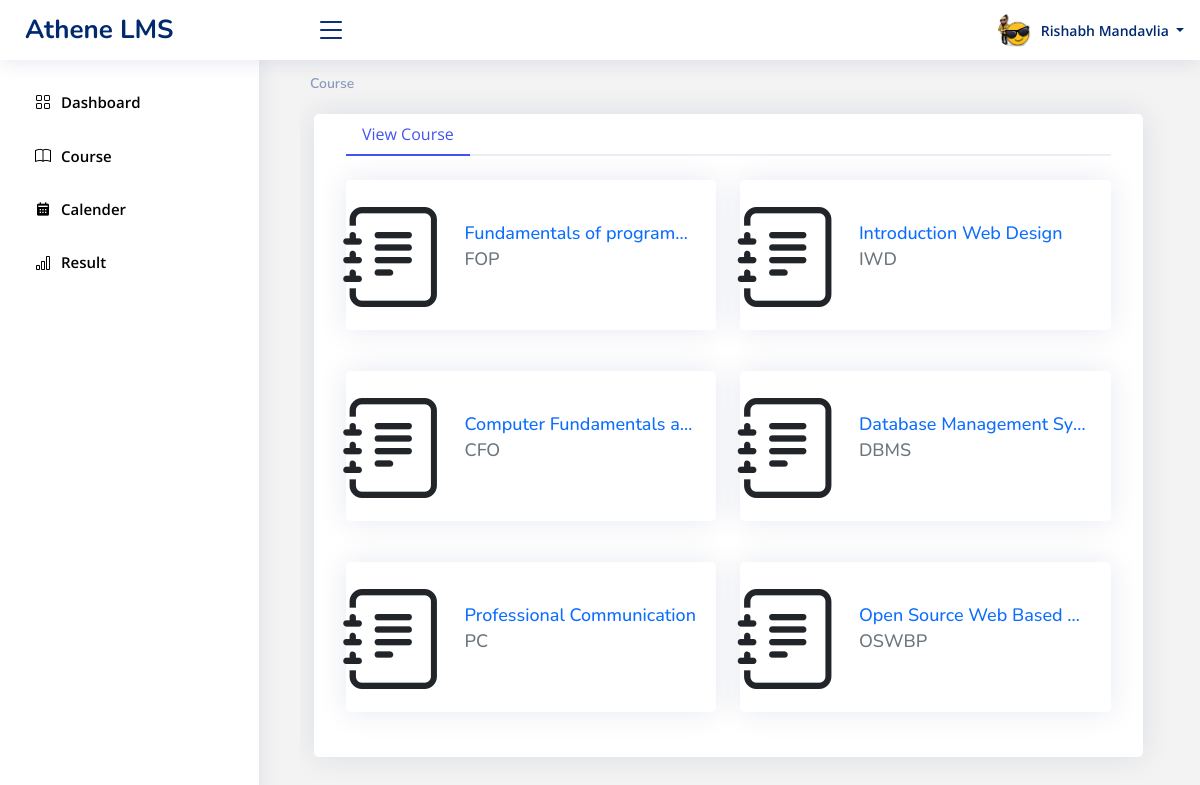
The page /ALMS/course/course_student.php (signed in) on the database its author committed.
### tables this page shows
CREATE TABLE `student` (
  `stud_id` varchar(15) NOT NULL,
  `stud_name` varchar(50) NOT NULL,
  `stud_contact_no` char(10) NOT NULL,
  `stud_gender` char(1) NOT NULL,
  `stud_email` varchar(55) NOT NULL,
  `stud_semester` int NOT NULL,
  `stud_password` varchar(30) NOT NULL,
  `stud_suspend` tinyint(1) DEFAULT NULL,
  `stud_profile_image` varchar(255) NOT NULL
);

CREATE TABLE `course_student` (
  `cse_id` int NOT NULL,
  `stud_id` varchar(15) NOT NULL
);

CREATE TABLE `course` (
  `cse_id` int NOT NULL,
  `cse_full_name` varchar(100) NOT NULL,
  `cse_short_name` varchar(10) DEFAULT NULL,
  `cse_desc` varchar(1000) DEFAULT NULL,
  `cse_start_date` date NOT NULL,
  `cse_end_date` date DEFAULT NULL,
  `cse_semester` int NOT NULL,
  `cse_image` varchar(200) DEFAULT NULL,
  `cat_id` int DEFAULT NULL
);

### ALMS/course/course_student.php (the view, shortened to what this page needs)
<!DOCTYPE html>
<html lang="en">
<head>
    <?php include "../css.php"; ?>
    <link href="../assets/css/style.css" rel="stylesheet">
</head>
<body>
<?php
    require_once "../sidebar.php";
    require_once "../header.php";
    ?>
    <main id="main" class="main overflow-hidden">
        <div class="pagetitle">
            <nav>
                <ol class="breadcrumb">
                    <li class="breadcrumb-item active"><a href="#">Course</a></li>
                </ol>
            </nav>
        </div>
        <div class="row">
            <div class="card ms-3 col-11 m-1 ">
                <div class="card-body">
                    <ul class="nav nav-tabs nav-tabs-bordered" id="borderedTab" role="tablist">
                        <li class="nav-item" role="presentation">
                            <button class="nav-link active" id="home-tab" data-bs-toggle="tab"
                                data-bs-target="#bordered-home" type="button" role="tab" aria-controls="home"
                                aria-selected="true">View Course</button>
                        </li>
                    </ul>
                    <div class="tab-content pt-2" id="borderedTabContent">
                        <div class="tab-pane fade show active" id="bordered-home" role="tabpanel"
                            aria-labelledby="home-tab">
                            <?php
                            $sql = "SELECT * FROM course, course_student, student where course.cse_id = course_student.cse_id and course_student.stud_id = student.stud_id and student.stud_id = '{$_SESSION['userid']}';";
                            $result = mysqli_query($conn, $sql);
                            if (!empty($result->num_rows) && $result->num_rows > 0) {
                                $i = 1;
                                while ($row = mysqli_fetch_assoc($result)) {
                                    if ($i % 2 == 1) {
                                        echo "<div class='row mt-3'>";
                                    }
                                    if (empty($row['cse_image'])) {
                                        $image = "<i class='bi bi-journal-text text-dark' style='font-size:100px;padding-left:20px;'></i>";
                                    } else {
                                        $image = "<img src='{$row['cse_image']}' width='100px' alt='{$row['cse_full_name']}'>";
                                    }
                                    echo "
                                    <div class='col-lg-6 col-md-6 col-sm-12 col-xs-12'>
                                    <div class='card card-hover'>
                                        <div class='filter'></div>
                                        <div class='row no-gutters'>
                                            <div class='col-lg-3 col-md-3 col-sm-3 col-xs-3 d-flex justify-content-center align-items-center'>
                                                <div class='card-icon'>
                                                    $image
                                                </div>
                                            </div>
                                            <div class='col-lg-9 col-md-9 col-sm-9 col-xs-9'>
                                                <div class='card-body'>
                                                    <h5 class='card-title'></h5>
                                                    <h5 class='place-card__content_header'>
                                                        <a href='course_view.php?cseId={$row['cse_id']}'>
                                                            <p class='text-primary place-title mb-1'>{$row['cse_full_name']}</p>
                                                            <p class='text-secondary text-truncate mb-1'>{$row['cse_short_name']}</p>
                                                        </a>
                                                    </h5>
                                                </div>
                                            </div>
                                        </div>
                                    </div>
                                </div>
                                 ";
                                    if ($i % 2 == 0) {
                                        echo "</div>";
                                    }
                                    $i++;
                                }
                            } else {
                                echo "<h5 class='text-secondary my-3 text-center'>No courses are available</h5>";
                            }
                            ?>
                        </div>
                    </div>
                </div>
            </div>
        </div>
    </main>
</body>
</html>

### ALMS/header.php (shortened to what this page needs)
<?php
$conn = mysqli_connect("localhost", "root", "", "athene_lms");
$userid = $_SESSION['userid'];
$usertype = $_SESSION['usertype'];
$table = strtolower($usertype);
switch ($usertype) {
    case "Student":
        $id_column = "stud_id";
        $image_column = "stud_profile_image";
        break;
}
$query = "SELECT $image_column as image_path FROM $table WHERE $id_column = '$userid'";
$result = mysqli_query($conn, $query);
$image_path = $result->fetch_assoc()['image_path'];
if ($_SESSION['usertype'] == "Admin") {
    ?>
    <header id="header" class="header fixed-top d-flex align-items-center">
        <div class="d-flex align-items-center justify-content-between">
            <a href="#" class="logo d-flex align-items-center">
                <span class="d-none d-lg-block">Athene LMS</span>
            </a>
            <i class="bi bi-list toggle-sidebar-btn"></i>
        </div>
        <nav class="header-nav ms-auto">
            <ul class="d-flex align-items-center">
                <li class="nav-item dropdown pe-3">
                    <a class="nav-link nav-profile d-flex align-items-center pe-0" href="#" data-bs-toggle="dropdown">
                        <img src="<?= $image_path ?>" class="adminImage rounded-circle" alt="Profile">
                        <span class="d-none d-md-block dropdown-toggle ps-2">
                            <?php echo $_SESSION['username']; ?>
                        </span>
                    </a>
                    <ul class="dropdown-menu dropdown-menu-end dropdown-menu-arrow profile">
                        <li class="dropdown-header">
                            <img src="<?= $image_path ?>" class="adminImage rounded-circle" width="100px"
                                alt="Profile" style=" margin-bottom:10px;">
                            <h6>
                                <?php echo $_SESSION['username']; ?>
                            </h6>
                            <span>
                                <?php echo $_SESSION['usertype']; ?>
                            </span>
                        </li>
                        <li>
                            <hr class="dropdown-divider">
                        </li>
                        <li>
                            <a class="dropdown-item d-flex align-items-center" href="../profile/user_profile.php">
                                <i class="bi bi-person"></i>
                                <span>My Profile</span>
                            </a>
                        </li>
                        <li>
                            <hr class="dropdown-divider">
                        </li>
                        <li>
                            <a class="dropdown-item d-flex align-items-center" href="../logout.php">
                                <i class="bi bi-box-arrow-right"></i>
                                <span>Sign Out</span>
                            </a>
                        </li>
                    </ul>
                </li>
            </ul>
        </nav>
    </header>
    <?php
} else if ($_SESSION['usertype'] == "Student") {
    ?>
            <header id="header" class="header fixed-top d-flex align-items-center">
                <div class="d-flex align-items-center justify-content-between">
                    <a href="#" class="logo d-flex align-items-center">
                        <span class="d-none d-lg-block">Athene LMS</span>
                    </a>
                    <i class="bi bi-list toggle-sidebar-btn"></i>
                </div>
                <nav class="header-nav ms-auto">
                    <ul class="d-flex align-items-center">
                        <li class="nav-item dropdown pe-3">
                            <a class="nav-link nav-profile d-flex align-items-center pe-0" href="#" data-bs-toggle="dropdown">
                                <img src="<?= $image_path ?>" class="studentImage rounded-circle" alt="Profile">
                                <span class="d-none d-md-block dropdown-toggle ps-2">
                            <?php echo $_SESSION['username']; ?>
                                </span>
                            </a>
                        </li>
                    </ul>
                </nav>
            </header>
    <?php
}

### ALMS/assets/css/style.css (style rules this page uses)
:root { scroll-behavior: smooth; }
body { font-family: "Open Sans", sans-serif; background: #f3f3f3; color: #e2e2e2; }
a { color: #4154f1; text-decoration: none; }
h1, h2, h3, h4, h5, h6 { font-family: "Nunito", sans-serif; }
#main { margin-top: 53px; padding: 20px 10px; transition: all 0.4s; }
.pagetitle { margin-bottom: 10px; }
.card { margin-bottom: 25px; border:none; border-radius: 5px; box-shadow: 0px 0 30px rgba(1, 41, 112, 0.1); }
.card-title { padding: 20px 0 15px 0; font-size: 18px; font-weight: 500; color: #012970; font-family: "Poppins", sans-serif; }
.card-body { padding: 0 20px 20px 20px; }
.breadcrumb { font-size: 14px; font-family: "Nunito", sans-serif; color: #899bbd; font-weight: 600; }
.breadcrumb a { color: #899bbd; transition: 0.3s; }
.breadcrumb .breadcrumb-item::before { color: #899bbd; }
.breadcrumb .active { color: #51678f; font-weight: 600; }
.nav-tabs-bordered { border-bottom: 2px solid #ebeef4; }
.nav-tabs-bordered .nav-link { margin-bottom: -2px; border: none; color: #2c384e; }
.nav-tabs-bordered .nav-link.active { background-color: #fff; color: #4154f1; border-bottom: 2px solid #4154f1; }
.logo { line-height: 1; }
@media (min-width: 1200px) { .logo { width: 280px; } }
.logo span { font-size: 26px; font-weight: 700; color: #012970; font-family: "Nunito", sans-serif; }
.header { transition: all 0.5s; z-index: 997; height: 60px; box-shadow: 0px 2px 20px rgba(1, 41, 112, 0.1); background-color: #fff; padding-left: 25px; }
.header .toggle-sidebar-btn { font-size: 32px; padding-left: 10px; cursor: pointer; color: #012970; }
.header-nav ul { list-style: none; }
.header-nav>ul { margin: 0; padding: 0; }
.header-nav .nav-profile { color: #012970; }
.header-nav .nav-profile img { max-height: 36px; }
.header-nav .nav-profile span { font-size: 14px; font-weight: 600; }
@media (min-width: 1200px) { #main, #footer { margin-left: 300px; } }

### ALMS/course/course_student.php (style rules this page uses)
.card-body .place-title, .card-body .text-secondary { font-size: 18px; text-overflow: ellipsis; overflow: hidden; white-space: nowrap; }

### rows shown on the page
student: stud_profile_image (picture)
course_student: cse.cse_full_name "Fundamentals of program…", cse.cse_short_name "FOP"
course_student: cse.cse_full_name "Introduction Web Design", cse.cse_short_name "IWD"
course_student: cse.cse_full_name "Computer Fundamentals a…", cse.cse_short_name "CFO"
course_student: cse.cse_full_name "Database Management Sy…", cse.cse_short_name "DBMS"
course_student: cse.cse_full_name "Professional Communication", cse.cse_short_name "PC"
course_student: cse.cse_full_name "Open Source Web Based…", cse.cse_short_name "OSWBP"

### other values the page prints
$_SESSION['username'] "Rishabh Mandavlia"
